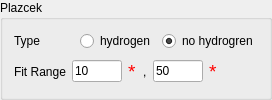
                 <widget class="QGroupBox" name="groupBox_34">
                  <property name="title">
                   <string>Plazcek</string>
                  </property>
                  <layout class="QVBoxLayout" name="verticalLayout_38">
                   <item>
                    <layout class="QHBoxLayout" name="horizontalLayout_65">
                     <item>
                      <widget class="QLabel" name="label_85">
                       <property name="text">
                        <string>Type</string>
                       </property>
                      </widget>
                     </item>
                     <item>
                      <widget class="QRadioButton" name="hydrogen_yes">
                       <property name="text">
                        <string>hydrogen</string>
                       </property>
                       <property name="checked">
                        <bool>false</bool>
                       </property>
                      </widget>
                     </item>
                     <item>
                      <widget class="QRadioButton" name="hydrogen_no">
                       <property name="text">
                        <string>no hydrogren</string>
                       </property>
                       <property name="checked">
                        <bool>true</bool>
                       </property>
                      </widget>
                     </item>
                    </layout>
                   </item>
                   <item>
                    <layout class="QHBoxLayout" name="horizontalLayout_66">
                     <item>
                      <widget class="QLabel" name="label_86">
                       <property name="text">
                        <string>Fit Range</string>
                       </property>
                      </widget>
                     </item>
                     <item>
                      <widget class="QLineEdit" name="plazcek_fit_range_min">
                       <property name="minimumSize">
                        <size>
                         <width>50</width>
                         <height>0</height>
                        </size>
                       </property>
                       <property name="maximumSize">
                        <size>
                         <width>50</width>
                         <height>16777215</height>
                        </size>
                       </property>
                       <property name="text">
                        <string>10</string>
                       </property>
                      </widget>
                     </item>
                     <item>
                      <widget class="QLabel" name="label_87">
                       <property name="palette">
                        <palette>
                         <active>
                          <colorrole role="WindowText">
                           <brush brushstyle="SolidPattern">
                            <color alpha="255">
                             <red>255</red>
                             <green>0</green>
                             <blue>0</blue>
                            </color>
                           </brush>
                          </colorrole>
                         </active>
                         <inactive>
                          <colorrole role="WindowText">
                           <brush brushstyle="SolidPattern">
                            <color alpha="255">
                             <red>255</red>
                             <green>0</green>
                             <blue>0</blue>
                            </color>
                           </brush>
                          </colorrole>
                         </inactive>
                         <disabled>
                          <colorrole role="WindowText">
                           <brush brushstyle="SolidPattern">
                            <color alpha="255">
                             <red>128</red>
                             <green>128</green>
                             <blue>128</blue>
                            </color>
                           </brush>
                          </colorrole>
                         </disabled>
                        </palette>
                       </property>
                       <property name="font">
                        <font>
                         <pointsize>14</pointsize>
                        </font>
                       </property>
                       <property name="text">
                        <string>*</string>
                       </property>
                      </widget>
                     </item>
                     <item>
                      <widget class="QLabel" name="label_88">
                       <property name="text">
                        <string>,</string>
                       </property>
                      </widget>
                     </item>
                     <item>
                      <widget class="QLineEdit" name="plazcek_fit_range_max">
                       <property name="minimumSize">
                        <size>
                         <width>50</width>
                         <height>0</height>
                        </size>
                       </property>
                       <property name="maximumSize">
                        <size>
                         <width>50</width>
                         <height>16777215</height>
                        </size>
                       </property>
                       <property name="text">
                        <string>50</string>
                       </property>
                      </widget>
                     </item>
                     <item>
                      <widget class="QLabel" name="label_89">
                       <property name="palette">
                        <palette>
                         <active>
                          <colorrole role="WindowText">
                           <brush brushstyle="SolidPattern">
                            <color alpha="255">
                             <red>255</red>
                             <green>0</green>
                             <blue>0</blue>
                            </color>
                           </brush>
                          </colorrole>
                         </active>
                         <inactive>
                          <colorrole role="WindowText">
                           <brush brushstyle="SolidPattern">
                            <color alpha="255">
                             <red>255</red>
                             <green>0</green>
                             <blue>0</blue>
                            </color>
                           </brush>
                          </colorrole>
                         </inactive>
                         <disabled>
                          <colorrole role="WindowText">
                           <brush brushstyle="SolidPattern">
                            <color alpha="255">
                             <red>128</red>
                             <green>128</green>
                             <blue>128</blue>
                            </color>
                           </brush>
                          </colorrole>
                         </disabled>
                        </palette>
                       </property>
                       <property name="font">
                        <font>
                         <pointsize>14</pointsize>
                        </font>
                       </property>
                       <property name="text">
                        <string>*</string>
                       </property>
                      </widget>
                     </item>
                     <item>
                      <spacer name="horizontalSpacer_21">
                       <property name="orientation">
                        <enum>Qt::Horizontal</enum>
                       </property>
                       <property name="sizeHint" stdset="0">
                        <size>
                         <width>40</width>
                         <height>20</height>
                        </size>
                       </property>
                      </spacer>
                     </item>
                    </layout>
                   </item>
                  </layout>
                 </widget>
